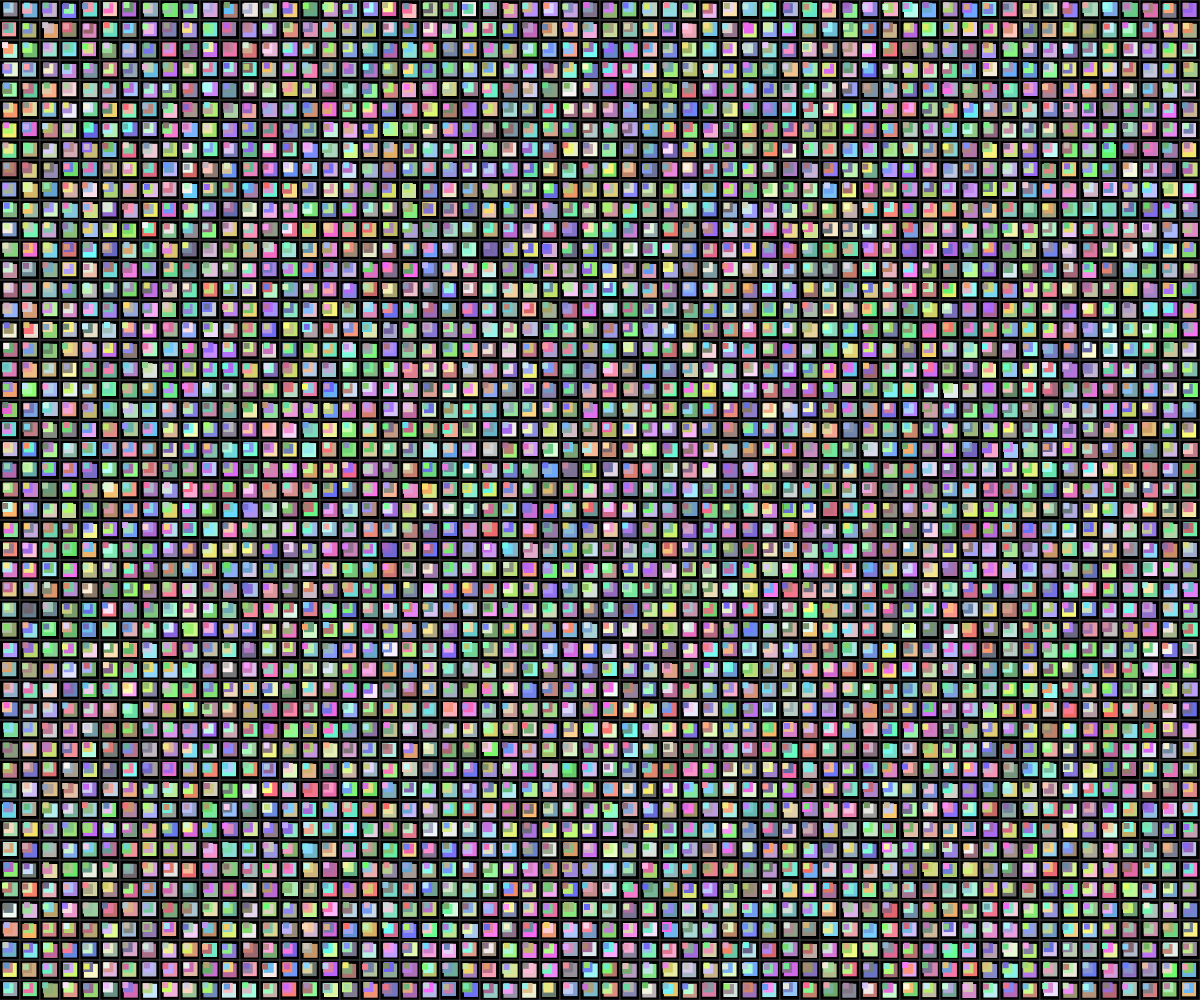
Frame 1 (no input)
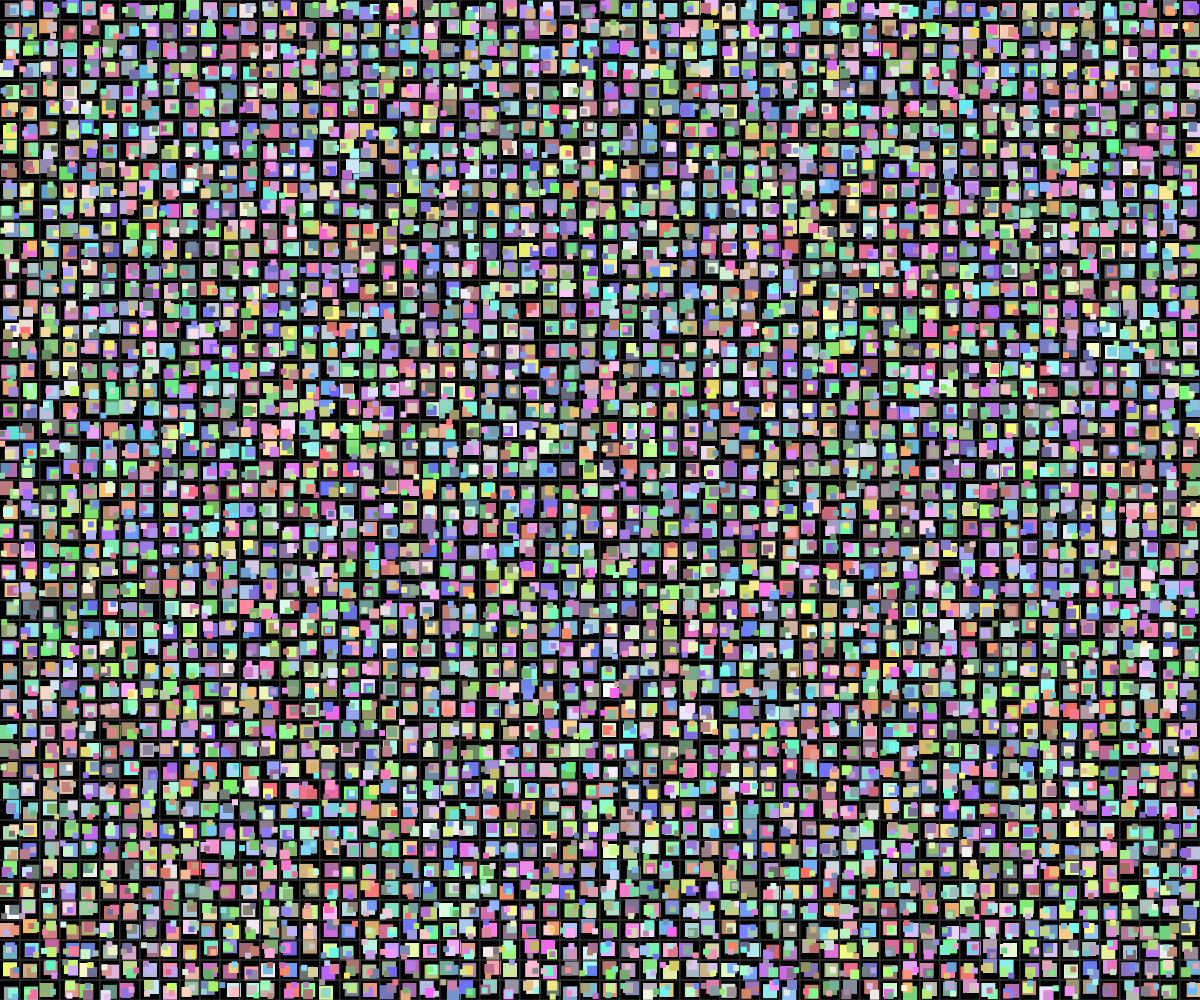
Frame 60 (no input)
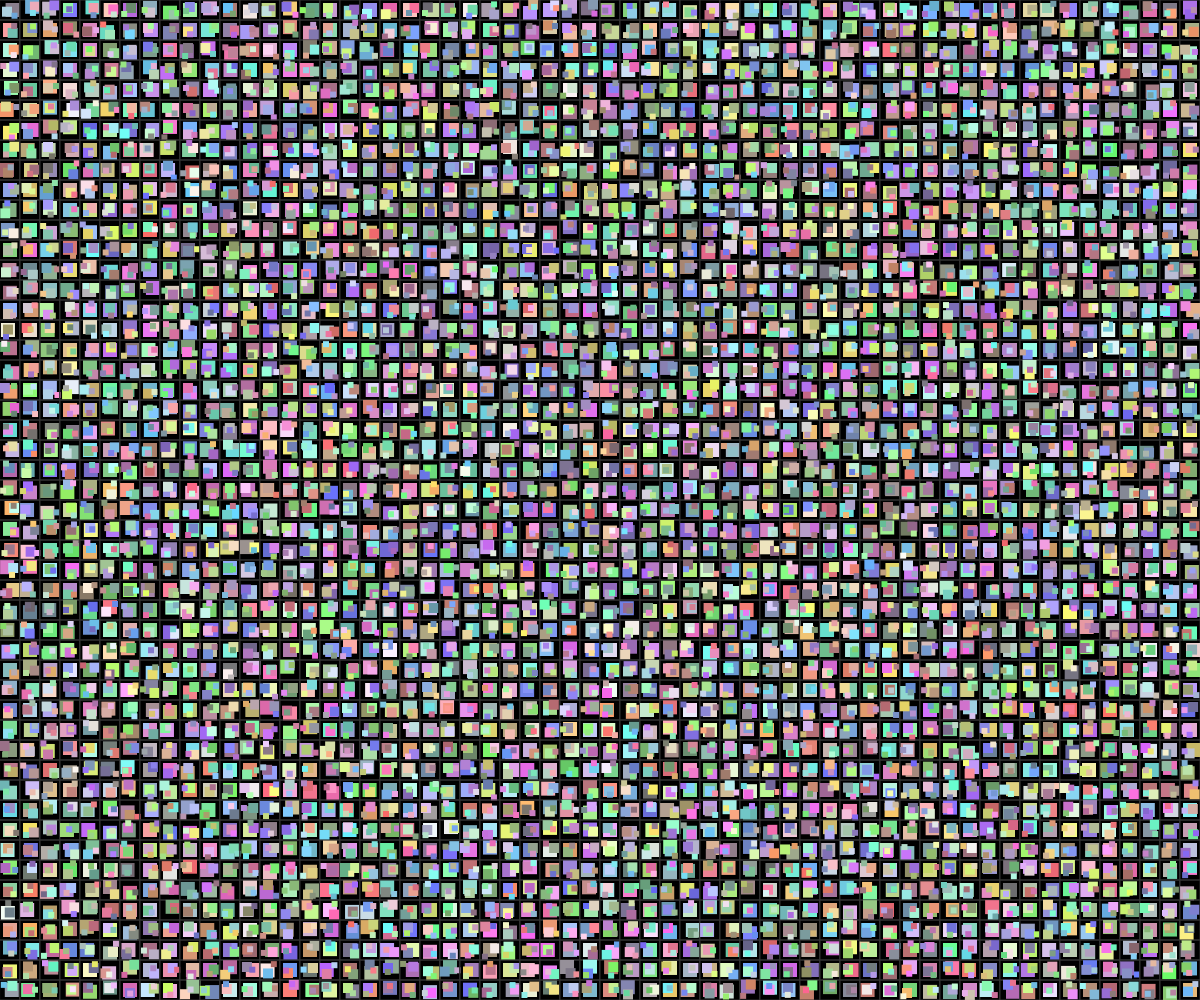
Frame 120 (the mouse pressed at the canvas centre since frame 60)

The p5.js sketch that drew these frames (run headless with seeded random() and noise() and a simulated clock; from frame 60 on, the mouse is pressed at the canvas centre):

// p5.js sketch
// ── sketch.js
class Cell {
  constructor(x, y, size) {
    this.x = x;
    this.y = y;
    this.size = size;
    this.rectangles = [];
    for (let i = 3; i > 0; i--) {
      this.rectangles.push({

        width: i * 4 + 2,
        height: i * 4 + 2,
        x: this.x + 3,
        y: this.y + 3,
        speedX: random(-1, 1),
        speedY: random(-1, 1)
      });
    }
    this.colors = [color(random(100,255), random(100,255), random(100,255)),
    color(random(100,255), random(100,255), random(100,255)),
    color(random(100,255), random(100,255), random(100,255))];
  }

  update() {
    for (let rect of this.rectangles) {
      rect.x += rect.speedX;
      rect.y += rect.speedY;

      if (rect.x <= this.x || rect.x + rect.width >= this.x + this.size) {
        rect.speedX *= -1;
      }
      if (rect.y <= this.y || rect.y + rect.height >= this.y + this.size) {
        rect.speedY *= -1;
      }
    }
  }

  display() {
    noFill();
    stroke(50);
    rect(this.x, this.y, this.size, this.size);

    noStroke();
    for (let rectangle of this.rectangles) {
      fill(this.colors[this.rectangles.indexOf(rectangle)]);
      rect(rectangle.x, rectangle.y, rectangle.width, rectangle.height);
    }
  }
}

let cells = [];
let cellSize = 20

function setup() {
  createCanvas(windowWidth, windowHeight);

  let cols = width / cellSize;
  let rows = height / cellSize;

  // Create cells
  for (let y = 0; y < rows; y++) {
    for (let x = 0; x < cols; x++) {
      cells.push(new Cell(x * cellSize, y * cellSize, cellSize));
    }
  }
}

function draw() {
  background(0);

  for (let cell of cells) {
    cell.update();
    cell.display();
  }
}
